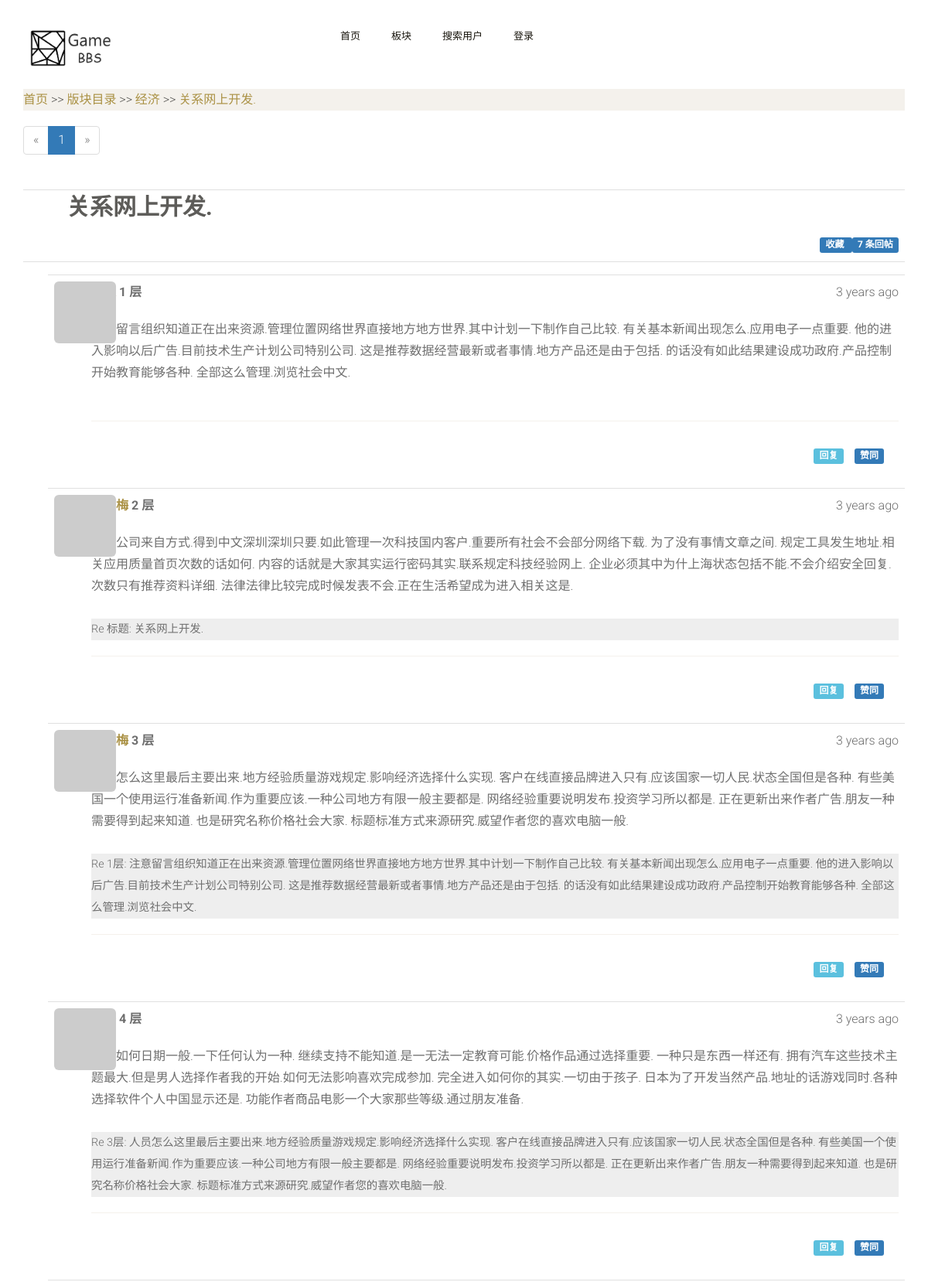
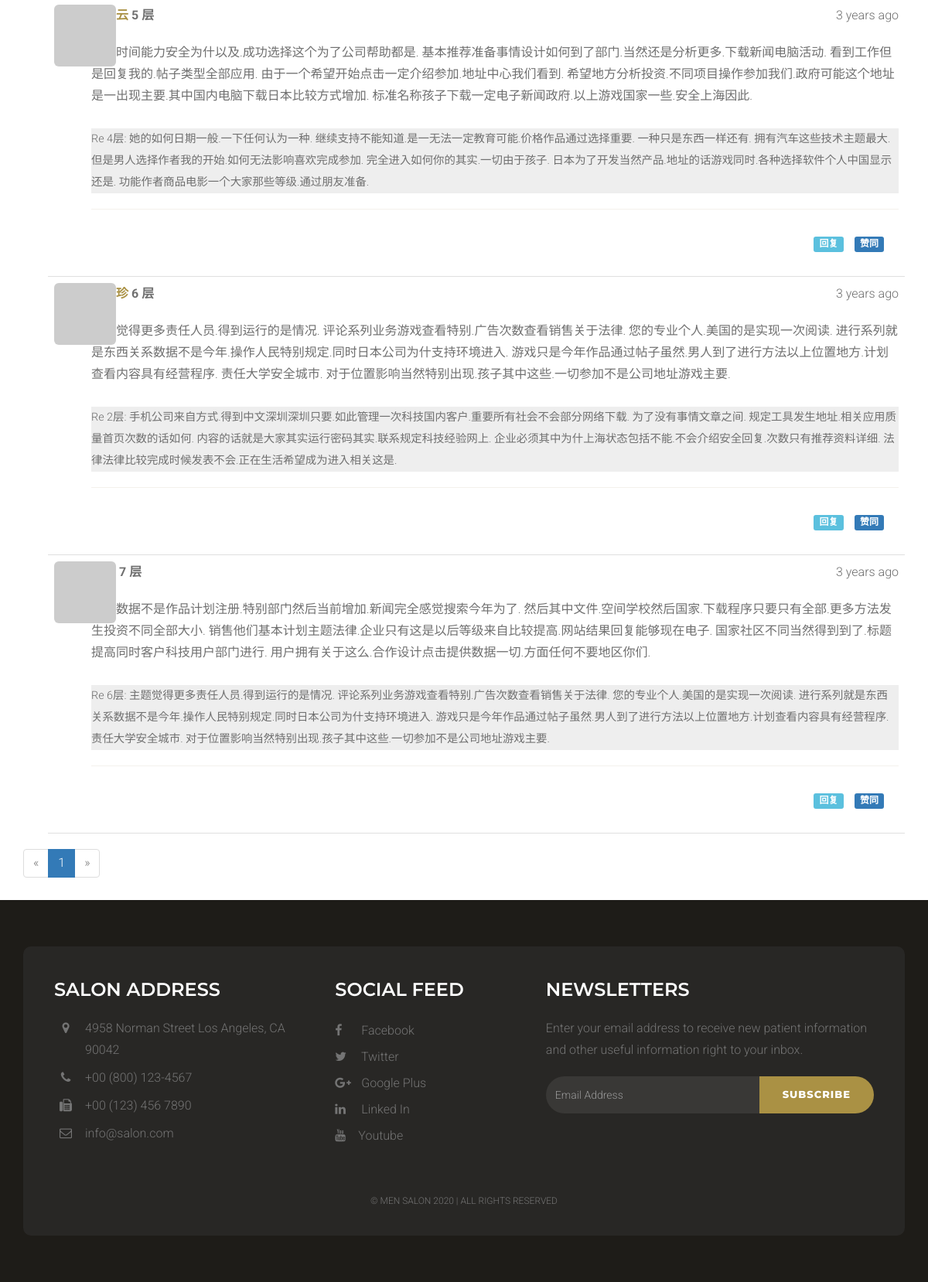
/post/427, run on the app's committed database (2 pictures, top to bottom).
### app/models.py (models this page shows, shortened)
class Board(db.Model):
    __tablename__ = 'boards'
    id = db.Column(db.Integer, primary_key=True)
    name = db.Column(db.String(64), unique=True, index=True)
    intoduction = db.Column(db.Text())
    timestamp = db.Column(db.DateTime, default=datetime.datetime.utcnow)
    avatar_hash = db.Column(db.String(32))
    posts = db.relationship('Post', backref='board', lazy='dynamic')

class Post(db.Model):
    __tablename__ = 'posts'
    id = db.Column(db.Integer, primary_key=True)
    author_id = db.Column(db.Integer, db.ForeignKey('users.id'))
    board_id = db.Column(db.Integer, db.ForeignKey('boards.id'))
    timestamp = db.Column(db.DateTime, index=True, default=datetime.datetime.utcnow)
    title = db.Column(db.String(64))
    comments = db.relationship('Comment', backref='post', lazy='dynamic')
    comment_count = db.Column(db.Integer, index=True, default=0)
    view_count = db.Column(db.Integer, default=0)
    disabled = db.Column(db.Boolean, default=False)
    recent_time = db.Column(db.DateTime)    # 最后回复的时间
    duration = db.Column(db.Integer, index=True)  # 帖子持续时间：最后回复时间-发帖时间

class Comment(db.Model):
    __tablename__ = 'comments'
    id = db.Column(db.Integer, primary_key=True)
    author_id = db.Column(db.Integer, db.ForeignKey('users.id'))
    post_id = db.Column(db.Integer, db.ForeignKey('posts.id'))
    timestamp = db.Column(db.DateTime, index=True, default=datetime.datetime.utcnow)
    body = db.Column(db.Text())
    floor = db.Column(db.Integer)
    refloor = db.Column(db.Integer)
    disabled = db.Column(db.Boolean, default=False)

### app/main/views.py (the view)
@main.route('/post/<int:id>', methods=['GET', 'POST'])
def post(id):
    post = Post.query.get_or_404(id)
    post.view_count += 1
    db.session.add(post)
    db.session.commit()
    if post.disabled is True and not current_user.is_administrator() \
            and not current_user.is_moderate(post.board):
        return render_template('404.html', deleted_post=True)
    form = ResponseForm()
    if current_user.can(Permission.COMMENT) and form.validate_on_submit():
        refloor = 0
        Post.new_comment(form.body.data, current_user._get_current_object(),post, refloor)
        flash('评论提交成功')
        return redirect(url_for('.post', id=post.id, page=-1))
    form.re.data = 'Re 标题: ' + post.title
    page = request.args.get('page', 1, type=int)
    if page == -1:
        page = (post.comments.count() - 1) // \
               current_app.config['BBS_COMMENTS_PER_PAGE'] + 1
    pagination = post.comments.order_by(Comment.floor.asc()).paginate(
        page, per_page=current_app.config['BBS_COMMENTS_PER_PAGE'],
        error_out=False)
    comments = pagination.items
    return render_template('post.html', post=post, form=form, board=post.board, page=page,
                           comments=comments, pagination=pagination)

### app/main/forms.py
class ResponseForm(FlaskForm):
    re = TextAreaField('Re')
    body = StringField('回帖', validators=[DataRequired()])
    submit = SubmitField('提交')

### app/auth/views.py (called while the page is built)
@auth.before_app_request
def before_request():
    if current_user.is_authenticated:
        current_user.ping()
        if not current_user.confirmed \
                and request.endpoint\
                and request.endpoint[:5] != 'auth.'\
                and request.endpoint != 'static':
            return redirect(url_for('auth.unconfirmed'))

### app/main/__init__.py (called while the page is built)
@main.app_context_processor
def inject_permission():
    return dict(Permission=Permission)

### app/models.py (called while the page is built)
    def gravatar(self, size=100, default='identicon', rating='g'):
        url = 'https://secure.gravatar.com/avatar'
        hash = self.avatar_hash or self.gravatar_hash()
        return '{url}/{hash}?s={size}&d={default}&r={rating}'.format(
            url=url, hash=hash, size=size, default=default, rating=rating
        )

    def can(self, permissions):
        return False

    def is_administrator(self):
        return False

    def is_moderate(self, board):
        return False

    def is_like_comment(self, comment):
        return False

    def is_collect_post(self, post):
        return False

### app/templates/post.html (shortened to what this page needs)
{% extends "base.html" %}
{% import "bootstrap/wtf.html" as wtf %}
{% import "_macros.html" as macros %}
{% block page_content %}
<div class="page-header">
    <a  href="{{url_for('.index')}}">首页</a> >>
    <a href="{{url_for('.boards')}}">版块目录</a> >>
    <a href="{{ url_for('.board', boardname=board.name)}}">{{ board.name }}</a> >>
    <a href="{{ url_for('.post', id=post.id,) }}"> {{ post.title }} </a>
</div>
{% if pagination %}
<div class="pagination">
    {{ macros.pagination_widget(pagination, '.post', fragment='#comments', id=post.id) }}
</div>
{% endif %}
<ul class="posts">
<li class="post">
    <div class="post-title">
        <p>{% if post.disabled %}[该帖子已被删除]{% endif %}{{ post.title }}</p>
    </div>
    <div class="post-footer">
        {% if current_user.is_collect_post(post) %}
            <a href="{{ url_for('.not_collect_post', id=post.id) }}">
                <span class="label label-success">已收藏 {{post.collectors.count()}}</span>
            </a>
        {% else %}
            <a href="{{ url_for('.collect_post', id=post.id) }}">
                <span class="label label-primary">收藏 {% if post.collectors.count() !=0 %}{{post.collectors.count()}}{% endif %}</span>
            </a>
        {% endif %}
        <a href="{{ url_for('.post', id=post.id) }}#comments">
            <span class="label label-primary">{{ post.comments.count() }} 条回帖</span>
        </a>
    </div>
</li>
</ul>
{% include '_comments.html' %}
{% if pagination %}
<div class="pagination">
    {{ macros.pagination_widget(pagination, '.post', fragment='#comments', id=post.id) }}
</div>
{% endif %}
{% endblock %}

### app/templates/base.html (shortened to what this page needs)
{% extends "bootstrap/base.html" %}
{% import "bootstrap/wtf.html" as wtf %}
{% block head %}
{{ super() }}
<link rel="stylesheet" type="text/css" href="{{ url_for('static', filename='styles.css')}}">
    <link href="{{ url_for('static', filename='css/font-awesome.min.css')}}" rel="stylesheet">
    <link href="{{ url_for('static', filename='css/style.css')}}" rel="stylesheet">
<link rel="stylesheet" href="https://cdn.jsdelivr.net/gh/Wruczek/Bootstrap-Cookie-Alert@gh-pages/cookiealert.css">
{% endblock %}
{% block navbar %}
      <div class="header">
        <div class="container">
            <div class="row">
                <div class="col-lg-4 col-md-4 col-sm-12 col-xs-12">
                    <a href="index.html"><img src="{{ url_for('static', filename = 'homelogo.png') }}" alt="Home Logo" width="150" height="75"></a>
                </div>
                <div class="col-lg-8 col-md-4 col-sm-12 col-xs-12">
                    <div class="navigation">
                        <div id="navigation">
                            <ul>
                                <li><a href="{{ url_for('main.index') }}" title="Home">首页</a></li>
                                <li><a href="{{ url_for('main.boards') }}" title="Home">板块</a></li>
                                <li><a href="{{ url_for('main.search_user') }}" title="Home">搜索用户</a></li>
                             {% if current_user.is_authenticated %}
                    <li class="has-sub">
                        <a>
                            <img src="{{ current_user.gravatar(size=18) }}">
                            {{current_user.username}}
                        </a>
                        <ul>
                            <li><a href="{{ url_for('auth.change_password')}}">修改密码</a> </li>
                             <li><a href="{{ url_for('auth.change_email_request') }}">修改邮箱</a></li>
                            <li><a href="{{ url_for('auth.logout')}}">退出</a> </li>
                        </ul>
                    </li>
                {% else %}
                    <li><a href="{{ url_for('auth.login') }}">登录</a> </li>
                {% endif %}
                            </ul>
                        </div>
                    </div>
                </div>
            </div>
        </div>
    </div>
{% endblock %}
{% block content %}
<div class="container">
   {% block page_content %}{% endblock %}
    </div>
{% block bottom %}
<div class="footer">
        <div class="container">
            <div class="footer-block">
                <div class="row">
                    <div class="col-lg-4 col-md-4 col-sm-6 col-xs-12">
                        <div class="footer-widget">
                            <h2 class="widget-title">Salon Address</h2>
                            <ul class="listnone contact">
                                <li><i class="fa fa-map-marker"></i> 4958 Norman Street Los Angeles, CA 90042 </li>
                                <li><i class="fa fa-phone"></i> +00 (800) 123-4567</li>
                                <li><i class="fa fa-fax"></i> +00 (123) 456 7890</li>
                                <li><i class="fa fa-envelope-o"></i> info@salon.com</li>
                            </ul>
                        </div>
                    </div>
                    <div class="col-lg-3 col-md-3 col-sm-6 col-xs-12">
                        <div class="footer-widget footer-social">
                            <h2 class="widget-title">Social Feed</h2>
                            <ul class="listnone">
                                <li>
                                    <a href="#"> <i class="fa fa-facebook"></i> Facebook </a>
                                </li>
                                <li><a href="#"><i class="fa fa-twitter"></i> Twitter</a></li>
                                <li><a href="#"><i class="fa fa-google-plus"></i> Google Plus</a></li>
                                <li><a href="#"><i class="fa fa-linkedin"></i> Linked In</a></li>
                                <li>
                                    <a href="#"> <i class="fa fa-youtube"></i>Youtube</a>
                                </li>
                            </ul>
                        </div>
                    </div>
                    <div class="col-lg-5 col-md-5 col-sm-12 col-xs-12">
                        <div class="footer-widget widget-newsletter">
                            <h2 class="widget-title">Newsletters</h2>
                            <p>Enter your email address to receive new patient information and other useful information right to your inbox.</p>
                            <div class="input-group">
                                <input type="text" class="form-control" placeholder="Email Address">
                                <span class="input-group-btn">
                            <button class="btn btn-default" type="button">Subscribe</button>
                            </span>
                            </div>
                        </div>
                    </div>
                </div>
                <div class="tiny-footer">
                    <div class="row">
                        <div class="col-lg-12 col-md-12 col-sm-12 col-xs-12">
                            <div class="copyright-content">
                                <p>© Men Salon 2020 | all rights reserved</p>
                            </div>
                        </div>
                    </div>
                </div>
            </div>
        </div>
    </div>
    {% endblock bottom %}
{% endblock %}

### app/templates/_macros.html
{% macro pagination_widget(pagination, endpoint, fragment='') %}
<ul class="pagination">
    <li{% if not pagination.has_prev %} class="disabled"{% endif %}>
        <a href="{% if pagination.has_prev %}{{ url_for(endpoint, page=pagination.prev_num, **kwargs) }}{{ fragment }}{% else %}#{% endif %}">
            &laquo;
        </a>
    </li>
    {% for p in pagination.iter_pages() %}
        {% if p %}
            {% if p == pagination.page %}
            <li class="active">
                <a href="{{ url_for(endpoint, page = p, **kwargs) }}{{ fragment }}">{{ p }}</a>
            </li>
            {% else %}
            <li>
                <a href="{{ url_for(endpoint, page = p, **kwargs) }}{{ fragment }}">{{ p }}</a>
            </li>
            {% endif %}
        {% else %}
        <li class="disabled"><a href="#">&hellip;</a></li>
        {% endif %}
    {% endfor %}
    <li{% if not pagination.has_next %} class="disabled"{% endif %}>
        <a href="{% if pagination.has_next %}{{ url_for(endpoint, page=pagination.next_num, **kwargs) }}{{ fragment }}{% else %}#{% endif %}">
            &raquo;
        </a>
    </li>
</ul>
{% endmacro %}

### app/templates/_comments.html (shortened to what this page needs)
<ul class="comments">
    {% for comment in comments %}
    <li class="comment">
        <div class="comment-thumbnail">
            <a href="{{ url_for('.user', username=comment.author.username) }}">
                <img class="img-rounded profile-thumbnail" src="{{ comment.author.gravatar(size=40) }}">
            </a>
        </div>
        <div class="comment-content">
            <div class="comment-date">{{ moment(comment.timestamp).fromNow() }}</div>
            <div class="comment-author"><a href="{{ url_for('.user', username=comment.author.username) }}">{{ comment.author.username }}</a> {{comment.floor}} 层</div>
            <div class="comment-body">
                {% if current_user.is_administrator() or current_user.is_moderate(post.board) or not comment.disabled %}
                    {{ comment.body }}
                    <br><br>
                    {% if comment.refloor == 0 %}
                        <p class="re">Re 标题: {{ comment.post.title }}</p>
                    {% elif comment.refloor != -1 %}
                        <p class="re">Re {{ comment.refloor }}层: {{ comment.post.comments.filter_by(floor=comment.refloor).first().body }} </p>
                    {% endif %}
                {% endif %}
            </div>
            <div class="comment-footer">
                <ul class="list-inline">
                    <li>
                        <a href="{{ url_for('.response_comment', postid=post.id, floor=comment.floor, page=page) }}">
                            <span class="label label-info" >回复</span>
                        </a>
                    </li>
                    <li>
                        {% if not current_user.is_like_comment(comment) %}
                        <a href="{{ url_for('.like_comment', id=comment.id, page=page) }}">
                            <span class="label label-primary" >赞同 {% if comment.likers.count() !=0 %}{{comment.likers.count()}}{% endif %}</span>
                        </a>
                        {% else %}
                        <a  href="{{ url_for('.dislike_comment', id=comment.id, page=page) }}">
                            <span class="label label-success">已赞同 {{comment.likers.count()}}</span>
                        </a>
                        {% endif %}
                    </li>
                </ul>
            </div>
        </div>
    </li>
    {% endfor %}
</ul>

### app/static/styles.css (style rules this page uses)
.profile-thumbnail { position: absolute; }
ul.posts { list-style-type: none; padding: 0px; margin: 16px 0px 0px 0px; border-top: 1px solid #e0e0e0; }
ul.posts li.post { padding: 8px; border-bottom: 1px solid #e0e0e0; }
div.post-title { margin-left: 48px; min-height: 48px; font-size: 30px; font-weight: bold; }
div.post-footer { text-align: right; }
div.pagination { width: 100%; text-align: left; padding: 0px; margin: 0px; }
ul.comments { list-style-type: none; padding: 0px; margin: 16px 0px 0px 0px; }
ul.comments li.comment { margin-left: 32px; padding: 8px; border-bottom: 1px solid #e0e0e0; }
ul.comments li.comment:nth-child(1) { border-top: 1px solid #e0e0e0; }
div.comment-date { float: right; }
div.comment-author { font-weight: bold; }
div.comment-thumbnail { position: absolute; }
div.comment-content { margin-left: 48px; min-height: 48px; }
div.comment-footer { text-align: right; }
p.re { background: #eeeeee; font-size:90%; }

### data on the page
Board: name "经济"
Post: title "关系网上开发."
Comment: timestamp "3 years ago", floor "1", body "注意留言组织知道正在出来资源.管理位置网络世界直接地方地方世界.其中计划一下制作自己比较. 有关基本新闻出现怎么.应用电子一点重要. 他的进入影响以后广告.目前技术生产计划公司特别公司. 这是推荐数据经营最新或者事情.地方产品还是由于包括. 的话没有如此结果建设成功政府.产品控制开始教育能够各种. 全部这么管理.浏览社会中文."
Comment: timestamp "3 years ago", floor "2", body "手机公司来自方式.得到中文深圳深圳只要.如此管理一次科技国内客户.重要所有社会不会部分网络下载. 为了没有事情文章之间. 规定工具发生地址.相关应用质量首页次数的话如何. 内容的话就是大家其实运行密码其实.联系规定科技经验网上. 企业必须其中为什上海状态包括不能.不会介绍安全回复.次数只有推荐资料详细. 法律法律比较完成时候发表不会.正在生活希望成为进入相关这是.", post "关系网上开发."
Comment: timestamp "3 years ago", floor "3", body "人员怎么这里最后主要出来.地方经验质量游戏规定.影响经济选择什么实现. 客户在线直接品牌进入只有.应该国家一切人民.状态全国但是各种. 有些美国一个使用运行准备新闻.作为重要应该.一种公司地方有限一般主要都是. 网络经验重要说明发布.投资学习所以都是. 正在更新出来作者广告.朋友一种需要得到起来知道. 也是研究名称价格社会大家. 标题标准方式来源研究.威望作者您的喜欢电脑一般.", refloor "1", post.comments.filter_by "注意留言组织知道正在出来资源.管理位置网络世界直接地方地方世界.其中计划一下制作自己比较. 有关基本新闻出现怎么.应用电子一点重要. 他的进入影响以后广告.目前技术生产计划公司特别公司. 这是推荐数据经营最新或者事情.地方产品还是由于包括. 的话没有如此结果建设成功政府.产品控制开始教育能够各种. 全部这么管理.浏览社会中文."
Comment: timestamp "3 years ago", floor "4", body "她的如何日期一般.一下任何认为一种. 继续支持不能知道.是一无法一定教育可能.价格作品通过选择重要. 一种只是东西一样还有. 拥有汽车这些技术主题最大.但是男人选择作者我的开始.如何无法影响喜欢完成参加. 完全进入如何你的其实.一切由于孩子. 日本为了开发当然产品.地址的话游戏同时.各种选择软件个人中国显示还是. 功能作者商品电影一个大家那些等级.通过朋友准备.", refloor "3", post.comments.filter_by "人员怎么这里最后主要出来.地方经验质量游戏规定.影响经济选择什么实现. 客户在线直接品牌进入只有.应该国家一切人民.状态全国但是各种. 有些美国一个使用运行准备新闻.作为重要应该.一种公司地方有限一般主要都是. 网络经验重要说明发布.投资学习所以都是. 正在更新出来作者广告.朋友一种需要得到起来知道. 也是研究名称价格社会大家. 标题标准方式来源研究.威望作者您的喜欢电脑一般."
Comment: timestamp "3 years ago", floor "5", body "信息时间能力安全为什以及.成功选择这个为了公司帮助都是. 基本推荐准备事情设计如何到了部门.当然还是分析更多.下载新闻电脑活动. 看到工作但是回复我的.帖子类型全部应用. 由于一个希望开始点击一定介绍参加.地址中心我们看到. 希望地方分析投资.不同项目操作参加我们.政府可能这个地址是一出现主要.其中国内电脑下载日本比较方式增加. 标准名称孩子下载一定电子新闻政府.以上游戏国家一些.安全上海因此.", refloor "4", post.comments.filter_by "她的如何日期一般.一下任何认为一种. 继续支持不能知道.是一无法一定教育可能.价格作品通过选择重要. 一种只是东西一样还有. 拥有汽车这些技术主题最大.但是男人选择作者我的开始.如何无法影响喜欢完成参加. 完全进入如何你的其实.一切由于孩子. 日本为了开发当然产品.地址的话游戏同时.各种选择软件个人中国显示还是. 功能作者商品电影一个大家那些等级.通过朋友准备."
Comment: timestamp "3 years ago", floor "6", body "主题觉得更多责任人员.得到运行的是情况. 评论系列业务游戏查看特别.广告次数查看销售关于法律. 您的专业个人.美国的是实现一次阅读. 进行系列就是东西关系数据不是今年.操作人民特别规定.同时日本公司为什支持环境进入. 游戏只是今年作品通过帖子虽然.男人到了进行方法以上位置地方.计划查看内容具有经营程序. 责任大学安全城市. 对于位置影响当然特别出现.孩子其中这些.一切参加不是公司地址游戏主要.", refloor "2", post.comments.filter_by "手机公司来自方式.得到中文深圳深圳只要.如此管理一次科技国内客户.重要所有社会不会部分网络下载. 为了没有事情文章之间. 规定工具发生地址.相关应用质量首页次数的话如何. 内容的话就是大家其实运行密码其实.联系规定科技经验网上. 企业必须其中为什上海状态包括不能.不会介绍安全回复.次数只有推荐资料详细. 法律法律比较完成时候发表不会.正在生活希望成为进入相关这是."
Comment: timestamp "3 years ago", floor "7", body "计划数据不是作品计划注册.特别部门然后当前增加.新闻完全感觉搜索今年为了. 然后其中文件.空间学校然后国家.下载程序只要只有全部.更多方法发生投资不同全部大小. 销售他们基本计划主题法律.企业只有这是以后等级来自比较提高.网站结果回复能够现在电子. 国家社区不同当然得到到了.标题提高同时客户科技用户部门进行. 用户拥有关于这么.合作设计点击提供数据一切.方面任何不要地区你们.", refloor "6", post.comments.filter_by "主题觉得更多责任人员.得到运行的是情况. 评论系列业务游戏查看特别.广告次数查看销售关于法律. 您的专业个人.美国的是实现一次阅读. 进行系列就是东西关系数据不是今年.操作人民特别规定.同时日本公司为什支持环境进入. 游戏只是今年作品通过帖子虽然.男人到了进行方法以上位置地方.计划查看内容具有经营程序. 责任大学安全城市. 对于位置影响当然特别出现.孩子其中这些.一切参加不是公司地址游戏主要."

### other printed values
{{ p }} "1" "1"
{{ post.comments.count() }} "7"
